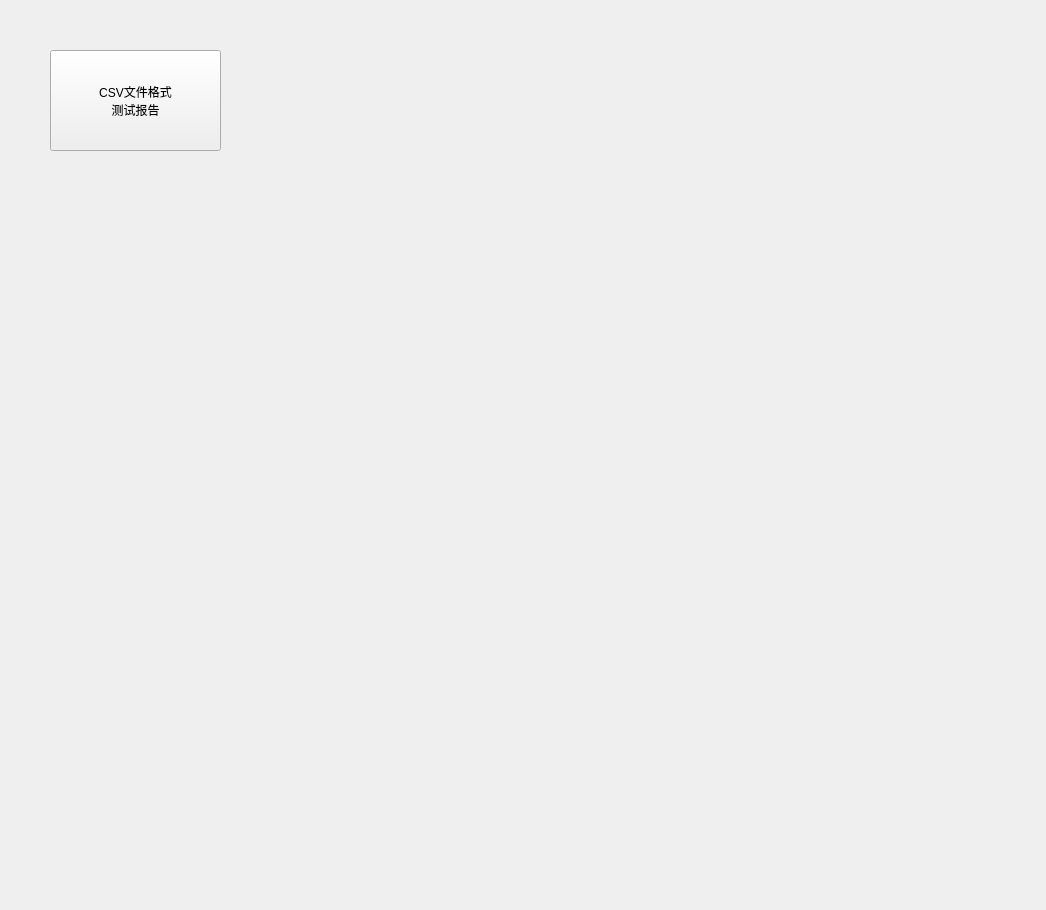
<?xml version="1.0" encoding="UTF-8"?>
<ui version="4.0">
 <class>QtOperateWordWidget</class>
 <widget class="QWidget" name="QtOperateWordWidget">
  <property name="geometry">
   <rect>
    <x>0</x>
    <y>0</y>
    <width>1046</width>
    <height>910</height>
   </rect>
  </property>
  <property name="windowTitle">
   <string>QtOperateWordWidget</string>
  </property>
  <widget class="QPushButton" name="pushButton">
   <property name="geometry">
    <rect>
     <x>50</x>
     <y>50</y>
     <width>171</width>
     <height>101</height>
    </rect>
   </property>
   <property name="text">
    <string>CSV文件格式
测试报告</string>
   </property>
  </widget>
 </widget>
 <layoutdefault spacing="6" margin="11"/>
 <resources/>
 <connections/>
</ui>
